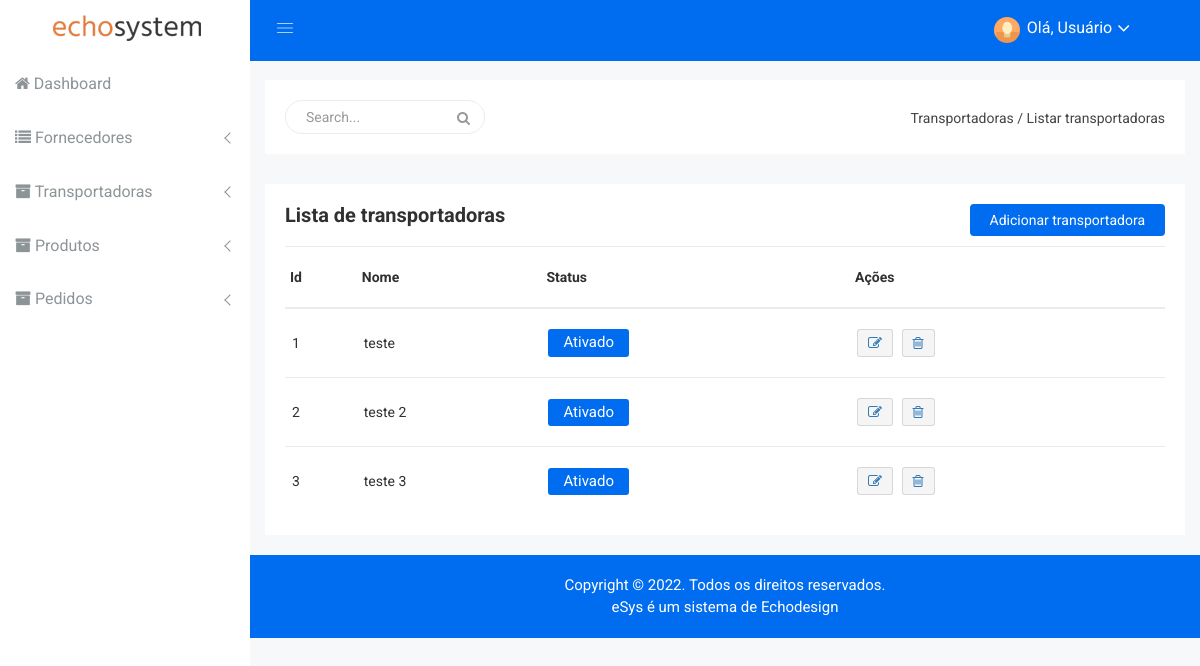
/index.php?m=fornecedor&p=listarFornecedores.php, run on the app's committed database.
### tables this page shows
CREATE TABLE `transportadora` (
  `idTransportadora` int(11) NOT NULL,
  `nomeTransportadora` varchar(255) NOT NULL,
  `statusTransportadora` tinyint(1) NOT NULL
);

### classes/transportadora.class.php (called while the page is built, shortened)
<?php
    require_once 'conexao.class.php';
    require_once 'funcoes.class.php';
    class transportadora {
        private $con;
        public function __construct() {
            $this->con = new conexao();
        }
        public function querySelect() {
            try {
                $cst = $this->con->conectar()->prepare("SELECT * FROM transportadora;");
                $cst->execute();
                return $cst->fetchAll();
            } catch(PDOException $ex) {
                echo $ex->getMessage();
                return 'error ';$ex->getMessage();
            }
        }
    }
?>

### classes/conexao.class.php (called while the page is built)
<?php
    class conexao {
        private $usuario;
        private $senha;
        private $banco;
        private $servidor;
        private static $pdo;
        public function __construct() {
            $this->servidor = "localhost";
            $this->banco = "gigalink";
            $this->usuario = "root";
            $this->senha = "";
        }
        public function conectar() {
            try {
                if(is_null(self::$pdo)) {
                    self::$pdo = new PDO("mysql:host=".$this->servidor.";dbname=".$this->banco, $this->usuario, $this->senha);
                }
                return self::$pdo;
            } catch (PDOException $ex) {
            }
        }
    }
?>

### classes/funcoes.class.php (called while the page is built, shortened)
<?php
class funcoes {
    public function base64($vlr, $tipo) {
        switch($tipo){
            case 1: $rst = base64_encode($vlr); break;
        }
        return $rst;
    }
}
?>

### modulos/fornecedor/listarFornecedores.php (the view, shortened to what this page needs)
<?php
    require_once 'classes/transportadora.class.php';
    $objFc = new funcoes();
	$objTr = new transportadora();
?>
<div class="breadcome-area">
    <div class="container-fluid">
        <div class="row">
            <div class="col-lg-12 col-md-12 col-sm-12 col-xs-12">
                <div class="breadcome-list">
                    <div class="row">
                        <div class="col-lg-6 col-md-6 col-sm-6 col-xs-12">
                            <div class="breadcome-heading">
                                <form role="search" class="sr-input-func">
                                    <input type="text" placeholder="Search..." class="search-int form-control">
                                    <a href="#"><i class="fa fa-search"></i></a>
                                </form>
                            </div>
                        </div>
                        <div class="col-lg-6 col-md-6 col-sm-6 col-xs-12">
                            <ul class="breadcome-menu">
                                <li><a href="#">Transportadoras</a> <span class="bread-slash">/</span>
                                </li>
                                <li><span class="bread-blod">Listar transportadoras</span>
                                </li>
                            </ul>
                        </div>
                    </div>
                </div>
            </div>
        </div>
    </div>
</div>
<div class="product-status mg-b-15">
    <div class="container-fluid">
        <div class="row">
            <div class="col-lg-12 col-md-12 col-sm-12 col-xs-12">
                <div class="product-status-wrap drp-lst">
                    <h4>Lista de transportadoras</h4>
                    <div class="add-product">
                        <a href="index.php?m=transportadora&p=adicionarTransportadora.php">Adicionar transportadora</a>
                    </div>
                    <div class="asset-inner">
                        <table>
                            <tr>
                                <th>Id</th>
                                <th>Nome</th>
                                <th>Status</th>
                                <th>Ações</th>
                            </tr>
                            <?php foreach($objTr->querySelect() as $rst ) {
                                $idTransportadora = $rst['idTransportadora'];
                                $nomeTransportadora = $rst['nomeTransportadora'];
                                $statusTransportadora = $rst['statusTransportadora'];
                                if($statusTransportadora == "1"){
                                    $statusTransportadora = "Ativado";
                                    $iconeStatus = "<a href='index.php?idTransportadora=".$objFc->base64($idTransportadora, 1)."&a=status&m=transportadora&p=validarTransportadora.php' onclick='return confirm(\"Desativar a transportadora $nomeTransportadora?\")' title='Desativar'><button class='pd-setting'>".$statusTransportadora."</button></a>";
                                }
                            ?>
                                <tr>
                                    <td><?=$idTransportadora?></td>
                                    <td><?=$nomeTransportadora?></td>
                                    <td>
                                        <?=$iconeStatus?>
                                    </td>
                                    <td>
                                        <a href="index.php?idTransportadora=<?=$objFc->base64($idTransportadora, 1)?>&m=transportadora&p=editarTransportadora.php" onclick="return confirm('Editar o cadastro da transportadora <?=$nomeTransportadora?>?')" title="Editar"><button data-toggle="tooltip" title="Editar" class="pd-setting-ed"><i class="fa fa-pencil-square-o" aria-hidden="true"></i></button></a>
                                        <a href="index.php?idTransportadora=<?=$objFc->base64($idTransportadora, 1)?>&a=excluir&m=transportadora&p=validarTransportadora.php" onclick="return confirm('Apagar o cadastro da transportadora <?=$nomeTransportadora?>?')" title="Excluir"><button data-toggle="tooltip" title="Excluir" class="pd-setting-ed"><i class="fa fa-trash-o" aria-hidden="true"></i></button></a>
                                    </td>
                                </tr>
                            <?php } ?>
                        </table>
                    </div>
                </div>
            </div>
        </div>
    </div>
</div>

### index.php (shortened to what this page needs)
<?php
    require_once 'classes/funcoes.class.php';
?>
<!doctype html>
<html class="no-js" lang="pt-br">
<head>
    <link rel="stylesheet" href="css/bootstrap.min.css">
    <link rel="stylesheet" href="css/font-awesome.min.css">
    <link rel="stylesheet" href="css/owl.carousel.css">
    <link rel="stylesheet" href="css/owl.theme.css">
    <link rel="stylesheet" href="css/owl.transitions.css">
    <link rel="stylesheet" href="css/animate.css">
    <link rel="stylesheet" href="css/normalize.css">
    <link rel="stylesheet" href="css/meanmenu.min.css">
    <link rel="stylesheet" href="css/main.css">
    <link rel="stylesheet" href="css/educate-custon-icon.css">
    <link rel="stylesheet" href="css/morrisjs/morris.css">
    <link rel="stylesheet" href="css/scrollbar/jquery.mCustomScrollbar.min.css">
    <link rel="stylesheet" href="css/metisMenu/metisMenu.min.css">
    <link rel="stylesheet" href="css/metisMenu/metisMenu-vertical.css">
    <link rel="stylesheet" href="css/calendar/fullcalendar.min.css">
    <link rel="stylesheet" href="css/calendar/fullcalendar.print.min.css">
    <link rel="stylesheet" href="css/form/all-type-forms.css">
    <link rel="stylesheet" href="css/dropzone/dropzone.css">
    <link rel="stylesheet" href="css/style.css">
    <link rel="stylesheet" href="css/responsive.css">
</head>
<body>
    <div class="left-sidebar-pro">
        <?php include "includes/menu.php"; ?>
    </div>
    <div class="all-content-wrapper">
        <div class="container-fluid">
            <div class="row">
                <div class="col-lg-12 col-md-12 col-sm-12 col-xs-12">
                    <div class="logo-pro">
                        <a href="index.html"><img class="main-logo" src="img/logo/logo.png" alt="" /></a>
                    </div>
                </div>
            </div>
        </div>
        <div class="header-advance-area">
            <div class="header-top-area">
                <div class="container-fluid">
                    <div class="row">
                        <div class="col-lg-12 col-md-12 col-sm-12 col-xs-12">
                            <div class="header-top-wraper">
                                <div class="row">
                                    <div class="col-lg-1 col-md-0 col-sm-1 col-xs-12">
                                        <div class="menu-switcher-pro">
                                            <button type="button" id="sidebarCollapse" class="btn bar-button-pro header-drl-controller-btn btn-info navbar-btn">
													<i class="educate-icon educate-nav"></i>
												</button>
                                        </div>
                                    </div>
                                    <div class="col-lg-5 col-md-5 col-sm-12 col-xs-12">
                                        <div class="header-right-info">
                                            <ul class="nav navbar-nav mai-top-nav header-right-menu">
                                                <li style="margin-right: 55px;" class="nav-item">
                                                    <a href="#" data-toggle="dropdown" role="button" aria-expanded="false" class="nav-link dropdown-toggle">
															<img src="img/user/imgPadrao.jpg" alt="" />
															<span class="admin-name">Olá, Usuário</span>
															<i class="fa fa-angle-down edu-icon edu-down-arrow"></i>
														</a>
                                                </li>
                                            </ul>
                                        </div>
                                    </div>
                                </div>
                            </div>
                        </div>
                    </div>
                </div>
            </div>
			<?php
				if(isset($_GET["m"]) && isset($_GET["p"]) && file_exists("modulos/".$_GET["m"]."/".$_GET["p"])){
					include("modulos/".$_GET["m"]."/".$_GET["p"]);
				}else{
					include("modulos/home/home.php");
				};
			?>
        <div class="footer-copyright-area">
            <div class="container-fluid">
                <div class="row">
                    <div class="col-lg-12">
                        <div class="footer-copy-right">
                            <p>Copyright © 2022. Todos os direitos reservados.<br>eSys é um sistema de <a href="www.echodesign.com.br">Echodesign</a></p>
                        </div>
                    </div>
                </div>
            </div>
        </div>
    </div>
</body>
</html>

### includes/menu.php (shortened to what this page needs)
<nav id="sidebar" class="">
	<div class="sidebar-header">
		<a href="index.html"><img class="main-logo" src="img/logo/logo.png" alt="" /></a>
	</div>
	<div class="left-custom-menu-adp-wrap comment-scrollbar">
		<nav class="sidebar-nav left-sidebar-menu-pro">
			<ul class="metismenu" id="menu1">
				<li class="active">
					<a title="Dashboard" href="index.php?m=home&p=home.php" aria-expanded="false">
						<i class="fa fa-home"></i>
						<span class="mini-click-non">Dashboard</span>
					</a>
				</li>
				<li>
					<a title="Categorias" class="has-arrow" href="" aria-expanded="false">
						<i class="fa fa-list"></i>
						<span class="mini-click-non">Fornecedores</span>
					</a>
				</li>
				<li>
					<a title="Produtos" class="has-arrow" href="" aria-expanded="false">
						<i class="fa fa-archive"></i>
						<span class="mini-click-non">Transportadoras</span>
					</a>
				</li>
				<li>
					<a title="Produtos" class="has-arrow" href="" aria-expanded="false">
						<i class="fa fa-archive"></i>
						<span class="mini-click-non">Produtos</span>
					</a>
				</li>
				<li>
					<a title="Produtos" class="has-arrow" href="" aria-expanded="false">
						<i class="fa fa-archive"></i>
						<span class="mini-click-non">Pedidos</span>
					</a>
				</li>
			</ul>
		</nav>
	</div>
</nav>

### css/main.css (style rules this page uses)
html { color: #222; font-size: 1em; line-height: 1.4; }
audio, canvas, iframe, img, svg, video { vertical-align: middle; }

### css/metisMenu/metisMenu-vertical.css (style rules this page uses)
.sidebar-nav { background: #fff; }
.sidebar-nav ul { padding: 0; margin: 0; list-style: none; background: #f5f5f5; }
.sidebar-nav .metismenu { background: #fff; display: -webkit-box; display: -ms-flexbox; display: flex; -webkit-box-orient: vertical; -webkit-box-direction: normal; -ms-flex-direction: column; flex-direction: column; }
.sidebar-nav .metismenu li + li { margin-top: 5px; }
.sidebar-nav .metismenu li:last-child { margin-bottom: 5px; }
.sidebar-nav .metismenu > li { display: -webkit-box; display: -ms-flexbox; display: flex; -webkit-box-orient: vertical; -webkit-box-direction: normal; -ms-flex-direction: column; flex-direction: column; position: relative; }
.sidebar-nav .metismenu a { position: relative; display: block; padding: 13px 15px; color: #444; outline-width: 0; transition: all .3s ease-out; font-size:16px; font-weight:400; }

### data on the page
transportadora: idTransportadora "1", nomeTransportadora "teste", statusTransportadora "Ativado"
transportadora: idTransportadora "2", nomeTransportadora "teste 2", statusTransportadora "Ativado"
transportadora: idTransportadora "3", nomeTransportadora "teste 3", statusTransportadora "Ativado"
